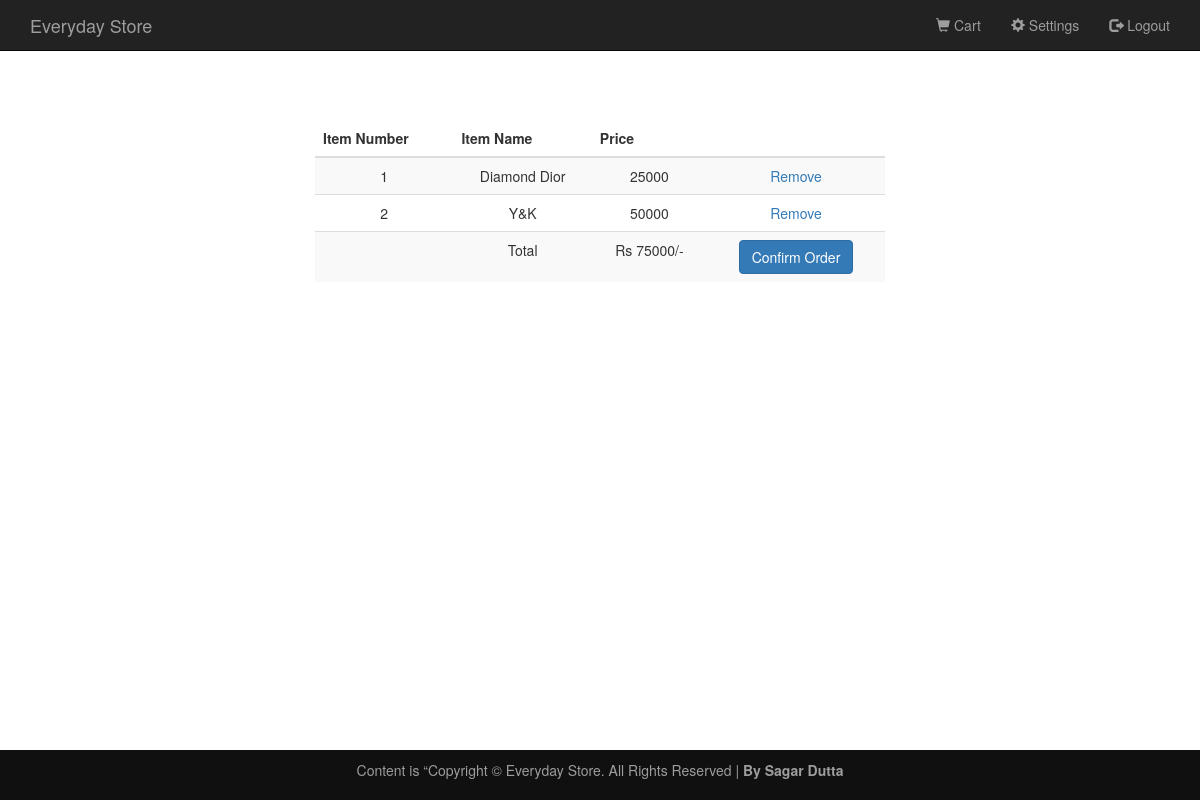
Screenshot of /cart.php (signed in) with the database file from the repository.
### tables this page shows
CREATE TABLE IF NOT EXISTS `users_items` (
  `id` int(11) NOT NULL AUTO_INCREMENT,
  `user_id` int(11) DEFAULT NULL,
  `item_id` int(11) DEFAULT NULL,
  `status` enum('Added to cart','Confirmed') DEFAULT NULL,
  PRIMARY KEY (`id`)
);

CREATE TABLE IF NOT EXISTS `items` (
  `pid` int(11) NOT NULL AUTO_INCREMENT,
  `name` varchar(255) DEFAULT NULL,
  `price` int(11) DEFAULT NULL,
  PRIMARY KEY (`pid`)
);

### cart.php (the view, shortened to what this page needs)
<!DOCTYPE html>
<html>
	<head>
		<?php require 'includes/requirements.php'?>
		<?php require 'includes/common.php'?>
		<link href="index.css" rel="stylesheet" type="text/css"/>
	</head>
	<body>
		<?php require 'includes/header.php'?>
		<div class="col-lg-offset-3 col-md-offset-3 col-lg-6 col-md-6 row_style">
		<table class="table table-hover table-striped text-center row_style">
		<thead>
			<tr>
				<th>Item Number</th>
				<th>Item Name</th>
				<th>Price</th>
				<th></th>
			</tr>
		</thead>
		<tbody>
	<?php
	$r=mysqli_query($c,"SELECT * FROM items INNER JOIN users_items ON user_id='{$_SESSION['id']}' and item_id=pid ;") or die(mysqli_error($c));
	if(mysqli_num_rows($r)==0)
	{	echo "Add items to the cart first!";	}
	else
	{	$sum=0;	$n=1;
		while($n<=mysqli_num_rows($r))
		{
			$row=mysqli_fetch_array($r); $sum+=$row['price'];	?>
 			<tr>
				<td><?php echo $n;$n++;?></td>
				<td><?php echo $row['name'];?></td>
				<td><?php echo $row['price'];?></td>
				<td><a href='includes/cart-remove.php?id=<?php echo $row['id']?>}' class='remove_item_link' > Remove</a></td>
			</tr>
		<?php } ?>
		<tr>
			<td></td>
			<td>Total</td>
			<td><?php echo 'Rs '.$sum.'/-'; ?></td>
			<td><a href="success.php"><button class="btn btn-primary">Confirm Order</button></a></td>
		</tr>
	<?php } ?>
	</tbody></table></div>
			<?php require 'includes/footer.php'?>
	</body>
</html>

### index.css (style rules this page uses)
body { width: 100%; height: 100%; margin: 0; }
.row_style { margin-top:60px }

### rows the page displays
users_items: item.name "Diamond Dior", item.price "25000"
users_items: item.name "Y&K", item.price "50000"

### other values shown
$sum "75000"
